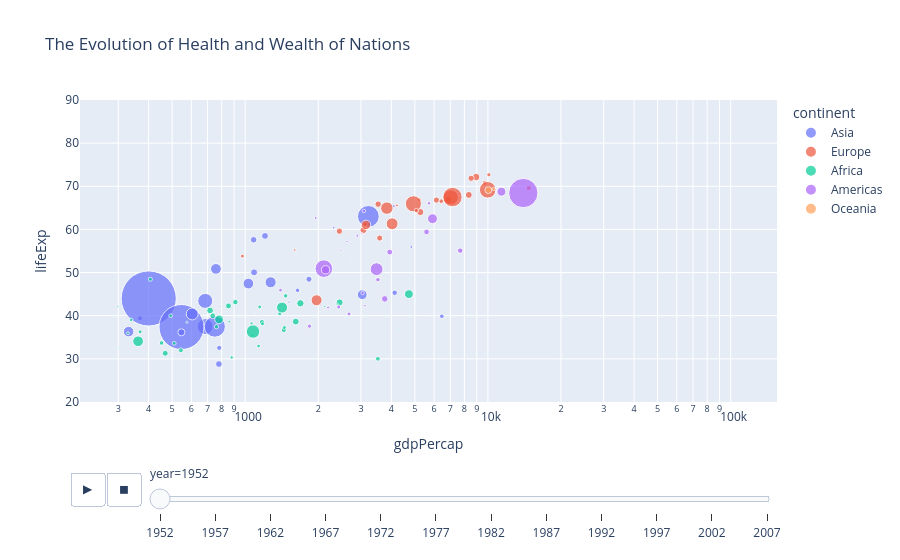

Here is the notebook cell this chart was saved with:
### Markdown cell above
3. 动画散点图 (Plotly 的“杀手级”功能)

### Code cell
fig = px.scatter(
    gapminder,
    x="gdpPercap",
    y="lifeExp",
    color="continent",
    size="pop",
    hover_name="country",
    log_x=True,
    size_max=60,
    animation_frame="year", # 按年份创建动画帧
    animation_group="country", # 确保每个国家在动画中是连续的
    range_y=[20, 90], # 锁定Y轴范围
    title="The Evolution of Health and Wealth of Nations"
)
fig.show()

### Figure 1 — Plotly figure (JSON) as saved in the notebook; plotly's stock layout.template omitted (floating-point values rounded to 4 significant figures)
{"data": [{"hovertemplate": "<b>%{hovertext}</b><br><br>continent=Asia<br>year=1952<br>gdpPercap=%{x}<br>lifeExp=%{y}<br>pop=%{marker.size}<extra></extra>", "hovertext": ["Afghanistan", "Bahrain", "Bangladesh", "Cambodia", "China", "Hong Kong, China", "India", "Indonesia", "Iran", "Iraq", "Israel", "Japan", "Jordan", "Korea, Dem. Rep.", "Korea, Rep.", "Kuwait", "Lebanon", "Malaysia", "Mongolia", "Myanmar", "Nepal", "Oman", "Pakistan", "Philippines", "Saudi Arabia", "Singapore", "Sri Lanka", "Syria", "Taiwan", "Thailand", "Vietnam", "West Bank and Gaza", "Yemen, Rep."], "ids": ["Afghanistan", "Bahrain", "Bangladesh", "Cambodia", "China", "Hong Kong, China", "India", "Indonesia", "Iran", "Iraq", "Israel", "Japan", "Jordan", "Korea, Dem. Rep.", "Korea, Rep.", "Kuwait", "Lebanon", "Malaysia", "Mongolia", "Myanmar", "Nepal", "Oman", "Pakistan", "Philippines", "Saudi Arabia", "Singapore", "Sri Lanka", "Syria", "Taiwan", "Thailand", "Vietnam", "West Bank and Gaza", "Yemen, Rep."], "legendgroup": "Asia", "marker": {"color": "#636efa", "size": [8425333, 120447, 46886859, 4693836, 556263527, 2125900, 372000000, 82052000, 17272000, 5441766, 1620914, 86459025, 607914, 8865488, 20947571, 160000, 1439529, 6748378, 800663, 20092996, 9182536, 507833, 41346560, 22438691, 4005677, 1127000, 7982342, 3661549, 8550362, 21289402, 26246839, 1030585, 4963829], "sizemode": "area", "sizeref": 366300.0, "symbol": "circle"}, "mode": "markers", "name": "Asia", "orientation": "v", "showlegend": true, "type": "scatter", "x": [779.4, 9867.0, 684.2, 368.5, 400.4, 3054.0, 546.6, 749.7, 3035.0, 4130.0, 4087.0, 3217.0, 1547.0, 1088.0, 1031.0, 108400.0, 4835.0, 1831.0, 786.6, 331.0, 545.9, 1828.0, 684.6, 1273.0, 6460.0, 2315.0, 1084.0, 1643.0, 1207.0, 757.8, 605.1, 1516.0, 781.7], "xaxis": "x", "y": [28.8, 50.94, 37.48, 39.42, 44.0, 60.96, 37.37, 37.47, 44.87, 45.32, 65.39, 63.03, 43.16, 50.06, 47.45, 55.56, 55.93, 48.46, 42.24, 36.32, 36.16, 37.58, 43.44, 47.75, 39.88, 60.4, 57.59, 45.88, 58.5, 50.85, 40.41, 43.16, 32.55], "yaxis": "y"}, {"hovertemplate": "<b>%{hovertext}</b><br><br>continent=Europe<br>year=1952<br>gdpPercap=%{x}<br>lifeExp=%{y}<br>pop=%{marker.size}<extra></extra>", "hovertext": ["Albania", "Austria", "Belgium", "Bosnia and Herzegovina", "Bulgaria", "Croatia", "Czech Republic", "Denmark", "Finland", "France", "Germany", "Greece", "Hungary", "Iceland", "Ireland", "Italy", "Montenegro", "Netherlands", "Norway", "Poland", "Portugal", "Romania", "Serbia", "Slovak Republic", "Slovenia", "Spain", "Sweden", "Switzerland", "Turkey", "United Kingdom"], "ids": ["Albania", "Austria", "Belgium", "Bosnia and Herzegovina", "Bulgaria", "Croatia", "Czech Republic", "Denmark", "Finland", "France", "Germany", "Greece", "Hungary", "Iceland", "Ireland", "Italy", "Montenegro", "Netherlands", "Norway", "Poland", "Portugal", "Romania", "Serbia", "Slovak Republic", "Slovenia", "Spain", "Sweden", "Switzerland", "Turkey", "United Kingdom"], "legendgroup": "Europe", "marker": {"color": "#EF553B", "size": [1282697, 6927772, 8730405, 2791000, 7274900, 3882229, 9125183, 4334000, 4090500, 42459667, 69145952, 7733250, 9504000, 147962, 2952156, 47666000, 413834, 10381988, 3327728, 25730551, 8526050, 16630000, 6860147, 3558137, 1489518, 28549870, 7124673, 4815000, 22235677, 50430000], "sizemode": "area", "sizeref": 366300.0, "symbol": "circle"}, "mode": "markers", "name": "Europe", "orientation": "v", "showlegend": true, "type": "scatter", "x": [1601.0, 6137.0, 8343.0, 973.5, 2444.0, 3119.0, 6876.0, 9692.0, 6425.0, 7030.0, 7144.0, 3531.0, 5264.0, 7268.0, 5210.0, 4931.0, 2648.0, 8942.0, 10100.0, 4029.0, 3068.0, 3145.0, 3581.0, 5075.0, 4215.0, 3834.0, 8528.0, 14730.0, 1969.0, 9980.0], "xaxis": "x", "y": [55.23, 66.8, 68.0, 53.82, 59.6, 61.21, 66.87, 70.78, 66.55, 67.41, 67.5, 65.86, 64.03, 72.49, 66.91, 65.94, 59.16, 72.13, 72.67, 61.31, 59.82, 61.05, 58.0, 64.36, 65.57, 64.94, 71.86, 69.62, 43.59, 69.18], "yaxis": "y"}, {"hovertemplate": "<b>%{hovertext}</b><br><br>continent=Africa<br>year=1952<br>gdpPercap=%{x}<br>lifeExp=%{y}<br>pop=%{marker.size}<extra></extra>", "hovertext": ["Algeria", "Angola", "Benin", "Botswana", "Burkina Faso", "Burundi", "Cameroon", "Central African Republic", "Chad", "Comoros", "Congo, Dem. Rep.", "Congo, Rep.", "Cote d'Ivoire", "Djibouti", "Egypt", "Equatorial Guinea", "Eritrea", "Ethiopia", "Gabon", "Gambia", "Ghana", "Guinea", "Guinea-Bissau", "Kenya", "Lesotho", "Liberia", "Libya", "Madagascar", "Malawi", "Mali", "Mauritania", "Mauritius", "Morocco", "Mozambique", "Namibia", "Niger", "Nigeria", "Reunion", "Rwanda", "Sao Tome and Principe", "Senegal", "Sierra Leone", "Somalia", "South Africa", "Sudan", "Swaziland", "Tanzania", "Togo", "Tunisia", "Uganda", "Zambia", "Zimbabwe"], "ids": ["Algeria", "Angola", "Benin", "Botswana", "Burkina Faso", "Burundi", "Cameroon", "Central African Republic", "Chad", "Comoros", "Congo, Dem. Rep.", "Congo, Rep.", "Cote d'Ivoire", "Djibouti", "Egypt", "Equatorial Guinea", "Eritrea", "Ethiopia", "Gabon", "Gambia", "Ghana", "Guinea", "Guinea-Bissau", "Kenya", "Lesotho", "Liberia", "Libya", "Madagascar", "Malawi", "Mali", "Mauritania", "Mauritius", "Morocco", "Mozambique", "Namibia", "Niger", "Nigeria", "Reunion", "Rwanda", "Sao Tome and Principe", "Senegal", "Sierra Leone", "Somalia", "South Africa", "Sudan", "Swaziland", "Tanzania", "Togo", "Tunisia", "Uganda", "Zambia", "Zimbabwe"], "legendgroup": "Africa", "marker": {"color": "#00cc96", "size": [9279525, 4232095, 1738315, 442308, 4469979, 2445618, 5009067, 1291695, 2682462, 153936, 14100005, 854885, 2977019, 63149, 22223309, 216964, 1438760, 20860941, 420702, 284320, 5581001, 2664249, 580653, 6464046, 748747, 863308, 1019729, 4762912, 2917802, 3838168, 1022556, 516556, 9939217, 6446316, 485831, 3379468, 33119096, 257700, 2534927, 60011, 2755589, 2143249, 2526994, 14264935, 8504667, 290243, 8322925, 1219113, 3647735, 5824797, 2672000, 3080907], "sizemode": "area", "sizeref": 366300.0, "symbol": "circle"}, "mode": "markers", "name": "Africa", "orientation": "v", "showlegend": true, "type": "scatter", "x": [2449.0, 3521.0, 1063.0, 851.2, 543.3, 339.3, 1173.0, 1071.0, 1179.0, 1103.0, 780.5, 2126.0, 1389.0, 2670.0, 1419.0, 375.6, 328.9, 362.1, 4293.0, 485.2, 911.3, 510.2, 299.9, 853.5, 298.8, 575.6, 2388.0, 1443.0, 369.2, 452.3, 743.1, 1968.0, 1688.0, 468.5, 2424.0, 761.9, 1077.0, 2719.0, 493.3, 879.6, 1450.0, 879.8, 1136.0, 4725.0, 1616.0, 1148.0, 716.7, 859.8, 1468.0, 734.8, 1147.0, 406.9], "xaxis": "x", "y": [43.08, 30.02, 38.22, 47.62, 31.98, 39.03, 38.52, 35.46, 38.09, 40.72, 39.14, 42.11, 40.48, 34.81, 41.89, 34.48, 35.93, 34.08, 37.0, 30.0, 43.15, 33.61, 32.5, 42.27, 42.14, 38.48, 42.72, 36.68, 36.26, 33.69, 40.54, 50.99, 42.87, 31.29, 41.73, 37.44, 36.32, 52.72, 40.0, 46.47, 37.28, 30.33, 32.98, 45.01, 38.63, 41.41, 41.22, 38.6, 44.6, 39.98, 42.04, 48.45], "yaxis": "y"}, {"hovertemplate": "<b>%{hovertext}</b><br><br>continent=Americas<br>year=1952<br>gdpPercap=%{x}<br>lifeExp=%{y}<br>pop=%{marker.size}<extra></extra>", "hovertext": ["Argentina", "Bolivia", "Brazil", "Canada", "Chile", "Colombia", "Costa Rica", "Cuba", "Dominican Republic", "Ecuador", "El Salvador", "Guatemala", "Haiti", "Honduras", "Jamaica", "Mexico", "Nicaragua", "Panama", "Paraguay", "Peru", "Puerto Rico", "Trinidad and Tobago", "United States", "Uruguay", "Venezuela"], "ids": ["Argentina", "Bolivia", "Brazil", "Canada", "Chile", "Colombia", "Costa Rica", "Cuba", "Dominican Republic", "Ecuador", "El Salvador", "Guatemala", "Haiti", "Honduras", "Jamaica", "Mexico", "Nicaragua", "Panama", "Paraguay", "Peru", "Puerto Rico", "Trinidad and Tobago", "United States", "Uruguay", "Venezuela"], "legendgroup": "Americas", "marker": {"color": "#ab63fa", "size": [17876956, 2883315, 56602560, 14785584, 6377619, 12350771, 926317, 6007797, 2491346, 3548753, 2042865, 3146381, 3201488, 1517453, 1426095, 30144317, 1165790, 940080, 1555876, 8025700, 2227000, 662850, 157553000, 2252965, 5439568], "sizemode": "area", "sizeref": 366300.0, "symbol": "circle"}, "mode": "markers", "name": "Americas", "orientation": "v", "showlegend": true, "type": "scatter", "x": [5911.0, 2677.0, 2109.0, 11370.0, 3940.0, 2144.0, 2627.0, 5587.0, 1398.0, 3522.0, 3048.0, 2428.0, 1840.0, 2195.0, 2899.0, 3478.0, 3112.0, 2480.0, 1952.0, 3759.0, 3082.0, 3023.0, 13990.0, 5717.0, 7690.0], "xaxis": "x", "y": [62.48, 40.41, 50.92, 68.75, 54.74, 50.64, 57.21, 59.42, 45.93, 48.36, 45.26, 42.02, 37.58, 41.91, 58.53, 50.79, 42.31, 55.19, 62.65, 43.9, 64.28, 59.1, 68.44, 66.07, 55.09], "yaxis": "y"}, {"hovertemplate": "<b>%{hovertext}</b><br><br>continent=Oceania<br>year=1952<br>gdpPercap=%{x}<br>lifeExp=%{y}<br>pop=%{marker.size}<extra></extra>", "hovertext": ["Australia", "New Zealand"], "ids": ["Australia", "New Zealand"], "legendgroup": "Oceania", "marker": {"color": "#FFA15A", "size": [8691212, 1994794], "sizemode": "area", "sizeref": 366300.0, "symbol": "circle"}, "mode": "markers", "name": "Oceania", "orientation": "v", "showlegend": true, "type": "scatter", "x": [10040.0, 10560.0], "xaxis": "x", "y": [69.12, 69.39], "yaxis": "y"}], "layout": {"legend": {"itemsizing": "constant", "title": {"text": "continent"}, "tracegroupgap": 0}, "sliders": [{"active": 0, "currentvalue": {"prefix": "year="}, "len": 0.9, "pad": {"b": 10, "t": 60}, "steps": [{"args": [["1952"], {"frame": {"duration": 0, "redraw": false}, "fromcurrent": true, "mode": "immediate", "transition": {"duration": 0, "easing": "linear"}}], "label": "1952", "method": "animate"}, {"args": [["1957"], {"frame": {"duration": 0, "redraw": false}, "fromcurrent": true, "mode": "immediate", "transition": {"duration": 0, "easing": "linear"}}], "label": "1957", "method": "animate"}, {"args": [["1962"], {"frame": {"duration": 0, "redraw": false}, "fromcurrent": true, "mode": "immediate", "transition": {"duration": 0, "easing": "linear"}}], "label": "1962", "method": "animate"}, {"args": [["1967"], {"frame": {"duration": 0, "redraw": false}, "fromcurrent": true, "mode": "immediate", "transition": {"duration": 0, "easing": "linear"}}], "label": "1967", "method": "animate"}, {"args": [["1972"], {"frame": {"duration": 0, "redraw": false}, "fromcurrent": true, "mode": "immediate", "transition": {"duration": 0, "easing": "linear"}}], "label": "1972", "method": "animate"}, {"args": [["1977"], {"frame": {"duration": 0, "redraw": false}, "fromcurrent": true, "mode": "immediate", "transition": {"duration": 0, "easing": "linear"}}], "label": "1977", "method": "animate"}, {"args": [["1982"], {"frame": {"duration": 0, "redraw": false}, "fromcurrent": true, "mode": "immediate", "transition": {"duration": 0, "easing": "linear"}}], "label": "1982", "method": "animate"}, {"args": [["1987"], {"frame": {"duration": 0, "redraw": false}, "fromcurrent": true, "mode": "immediate", "transition": {"duration": 0, "easing": "linear"}}], "label": "1987", "method": "animate"}, {"args": [["1992"], {"frame": {"duration": 0, "redraw": false}, "fromcurrent": true, "mode": "immediate", "transition": {"duration": 0, "easing": "linear"}}], "label": "1992", "method": "animate"}, {"args": [["1997"], {"frame": {"duration": 0, "redraw": false}, "fromcurrent": true, "mode": "immediate", "transition": {"duration": 0, "easing": "linear"}}], "label": "1997", "method": "animate"}, {"args": [["2002"], {"frame": {"duration": 0, "redraw": false}, "fromcurrent": true, "mode": "immediate", "transition": {"duration": 0, "easing": "linear"}}], "label": "2002", "method": "animate"}, {"args": [["2007"], {"frame": {"duration": 0, "redraw": false}, "fromcurrent": true, "mode": "immediate", "transition": {"duration": 0, "easing": "linear"}}], "label": "2007", "method": "animate"}], "x": 0.1, "xanchor": "left", "y": 0, "yanchor": "top"}], "title": {"text": "The Evolution of Health and Wealth of Nations"}, "updatemenus": [{"buttons": [{"args": [null, {"frame": {"duration": 500, "redraw": false}, "fromcurrent": true, "mode": "immediate", "transition": {"duration": 500, "easing": "linear"}}], "label": "&#9654;", "method": "animate"}, {"args": [[null], {"frame": {"duration": 0, "redraw": false}, "fromcurrent": true, "mode": "immediate", "transition": {"duration": 0, "easing": "linear"}}], "label": "&#9724;", "method": "animate"}], "direction": "left", "pad": {"r": 10, "t": 70}, "showactive": false, "type": "buttons", "x": 0.1, "xanchor": "right", "y": 0, "yanchor": "top"}], "xaxis": {"anchor": "y", "domain": [0, 1], "title": {"text": "gdpPercap"}, "type": "log"}, "yaxis": {"anchor": "x", "domain": [0, 1], "range": [20, 90], "title": {"text": "lifeExp"}}}}
